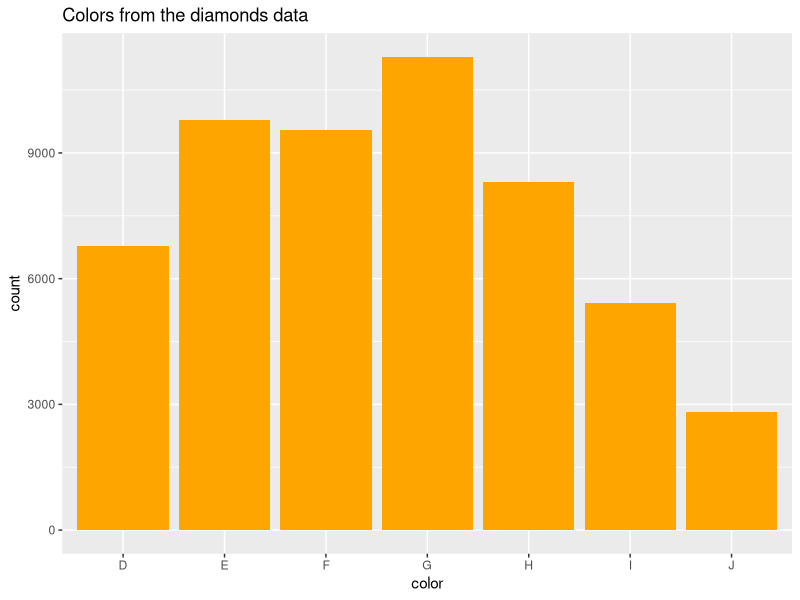
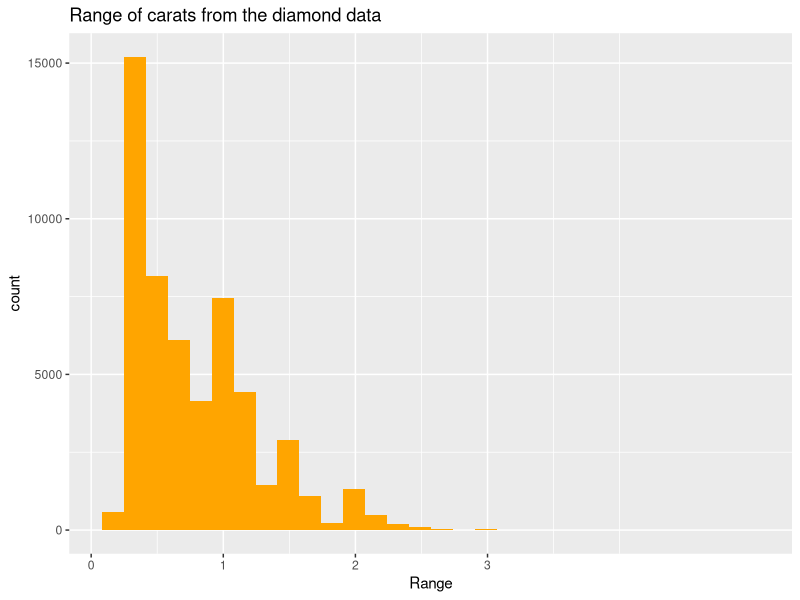

R code for these plots, in order:
## ---- chunk 1
library(ggplot2)
## ---- chunk 2
diamonds_data <- diamonds
## ---- chunk 3
price_range <- range(diamonds_data$price, na.rm = TRUE)
cat("Price Range:", price_range, "$")

carat_range <- range(diamonds_data$carat, na.rm = TRUE)
cat("Carat Range:", carat_range)

x_range <- range(diamonds_data$x, na.rm = TRUE)
cat("X Range:", x_range, "mm")

y_range <- range(diamonds_data$y, na.rm = TRUE)
#Suggested range for Y is:
cat("Y Range: ", x_range, "mm")

z_range <- range(diamonds_data$z, na.rm = TRUE)
#Suggested range for Z is:
cat("Z Range:", z_range, "mm")

table_range <- range(diamonds_data$table, na.rm = TRUE)
cat("Table Range:", table_range)

depth_range <- range(diamonds_data$depth, na.rm = TRUE)
cat("Depth Range:", depth_range)
## ---- chunk 4
levels <- unique(diamonds_data$cut)
num_levels <- length(levels)

print(levels)
cat("Number of Levels: ", num_levels)
## ---- chunk 5
library(dplyr, warn.conflicts = FALSE)

#summarise_if(diamonds_data, is.numeric, funs(n(), mean, median, min, max))

summary(diamonds_data)
## ---- chunk 6
library(ggplot2)
## ---- chunk 7
ggplot(diamonds_data) + geom_bar(aes(color), fill="Orange") + labs(title = "Colors from the diamonds data")
## ---- chunk 8
ggplot(diamonds_data) +geom_histogram(aes(carat), fill="Orange") + labs(title="Range of carats from the diamond data") + scale_x_continuous(name = "Range", breaks = c(0,1,2,3))
